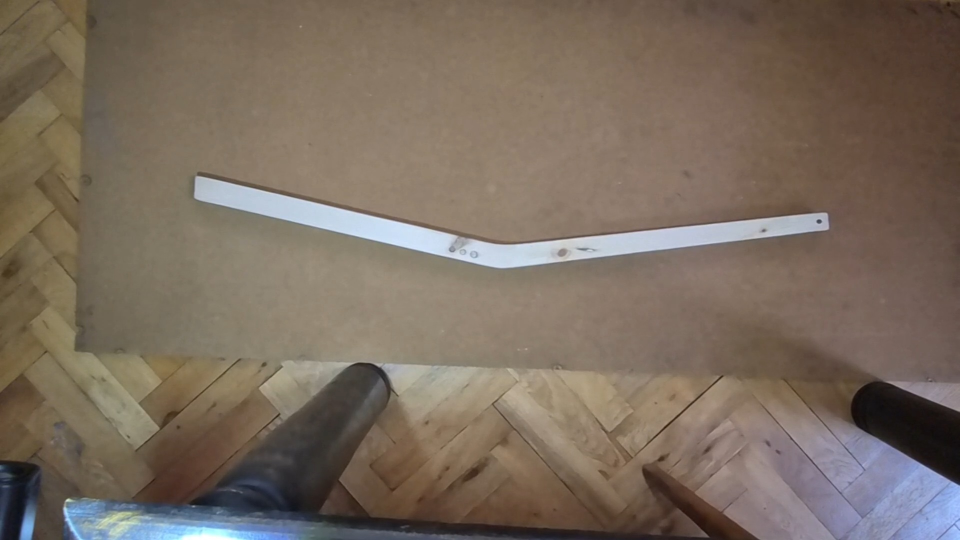
#> input picture raw_captures/stick_0.jpg, 1920 x 1080 px, given in place of the camera (shown at 1/2 size)
$ python capture.py
#> lines starting #> are read from the running program, lines starting #| are printed output that depends on the picture; after the words box and inside, x2 and y2 are one past the last pixel; in counts of white or black regions, pixels touching at a corner belong together
import cv2
import os
import argparse
import numpy as np

class ImageCapture:
  def __init__(self, min_gray=0, max_gray=130, min_area=15090.5, max_area=50090.5):
    self.min_gray = min_gray
    self.max_gray = max_gray
    self.min_area = min_area
    self.max_area = max_area

  def capture(self, num_images=50, start_idx=0):
    """
    Capture Images
    Args:
      num_images: Mumber of images to capture
    """
#> called with num_images = 20, start_idx = 0
    # images = []
    # folder to dump captures
    output_dir = "raw_captures"
    img_dir = "dataset/train/images"
    lbl_dir = "dataset/train/labels"
    os.makedirs("raw_captures", exist_ok=True)
    os.makedirs(img_dir, exist_ok=True)
    os.makedirs(lbl_dir, exist_ok=True)

    camera = cv2.VideoCapture(0) # Adjust for your camera interface index: 0,1,2...
    cap_counter = start_idx

    while cap_counter < num_images+start_idx:
      # warming up
      for _ in range(15):
        camera.read()
#> this loop made 15 passes
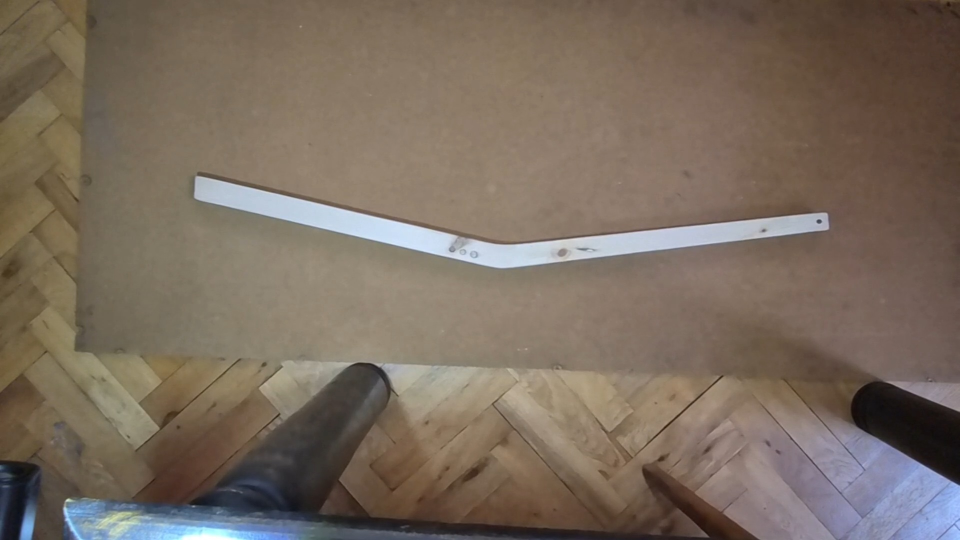
#> input picture raw_captures/stick_0.jpg, 1920 x 1080 px, given in place of the camera (shown at 1/2 size)

      ret, frame = camera.read()
#> frame is the input picture: shape (1080, 1920, 3); mean B, G, R 94.7, 107.7, 121.5
      if not ret:
        break

      h, w, _ = frame.shape

      # mask
      gray = cv2.cvtColor(frame, cv2.COLOR_BGR2GRAY)
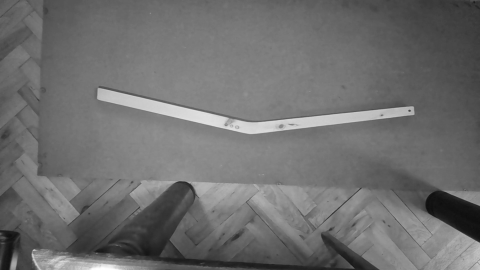
#> gray: shape (1080, 1920) (shown at 1/4 size); min 11, max 255, mean 110.3
      mask = cv2.inRange(gray, self.min_gray, self.max_gray)
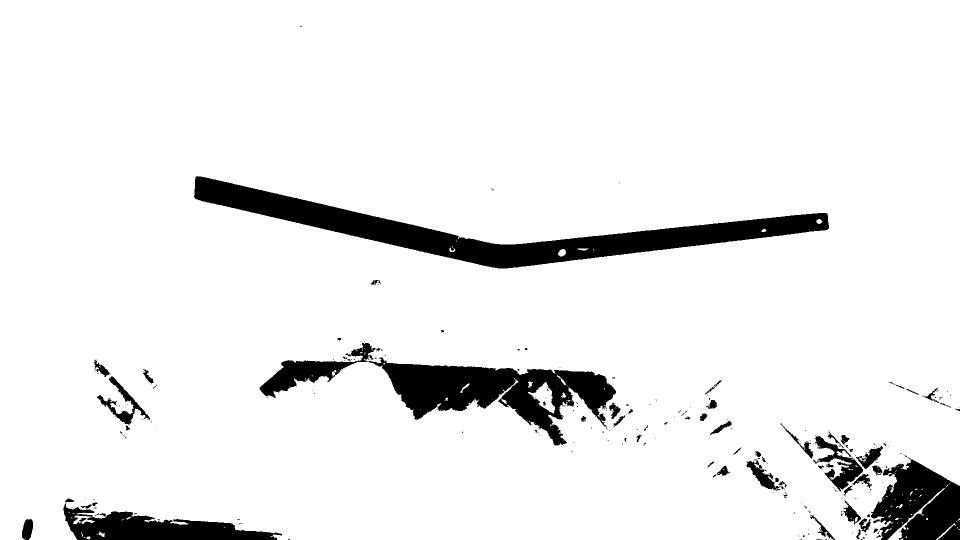
#> mask: shape (1080, 1920) (shown at 1/2 size); 92.7% white; 276 black regions (212 under 20 px), largest, box (x1, y1, x2, y2) and area: (388, 352, 1658, 537) 56281, (519, 685, 1232, 891) 42424, (1742, 915, 1920, 1080) 20023
      mask = cv2.bitwise_not(mask)
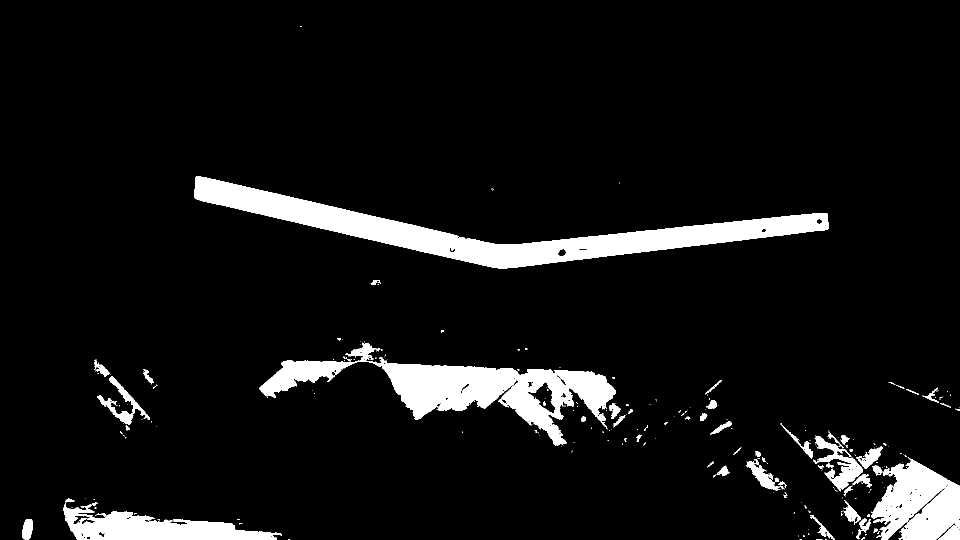
#> mask: shape (1080, 1920) (shown at 1/2 size); 7.3% white; 276 white regions (212 under 20 px), largest, box (x1, y1, x2, y2) and area: (388, 352, 1658, 537) 56281, (519, 685, 1232, 891) 42424, (1742, 915, 1920, 1080) 20023

      # close lose ages
      kernel = np.ones((3,3), np.uint8)
      binary_clean = cv2.morphologyEx(mask, cv2.MORPH_CLOSE, kernel)
#> binary_clean: shape (1080, 1920); 7.4% white; 179 white regions (129 under 20 px), largest, box (x1, y1, x2, y2) and area: (388, 352, 1658, 537) 56333, (519, 683, 1232, 891) 43152, (1734, 915, 1920, 1080) 20880
      cv2.rectangle(binary_clean, (0, 0), (w, h), 0, thickness=10)
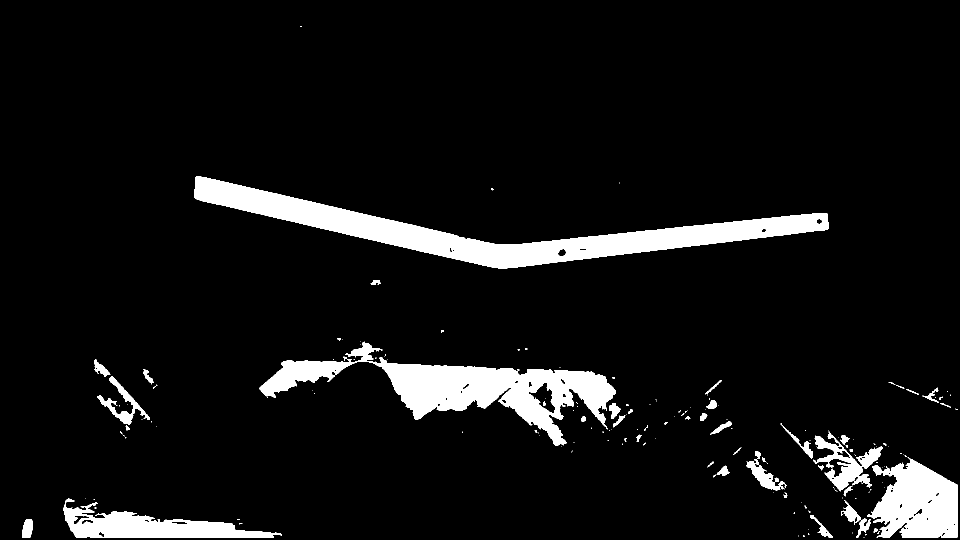
#> binary_clean: shape (1080, 1920) (shown at 1/2 size); 7.2% white; 175 white regions (126 under 20 px)

      # boundaries
      contours, _ = cv2.findContours(binary_clean, cv2.RETR_EXTERNAL, cv2.CHAIN_APPROX_SIMPLE)
#> contours = 173 contours, 133 with area under 20; largest, box (x1, y1, x2, y2) and area: (388, 352, 1658, 537) 55419, (519, 683, 1232, 891) 43796, (1734, 915, 1915, 1075) 19634, (127, 997, 564, 1075) 14232, (1626, 863, 1766, 983) 5208

      # Show frames:
      displlay = frame.copy()
      current_frame_yolo_lines = []

      for contour in contours:
        area = cv2.contourArea(contour)
        if area < self.min_area or area > self.max_area:
          continue
        print(f"Area: {area}")
        # draw a bounding box
        x,y,box_w,box_h = cv2.boundingRect(contour)
        cv2.rectangle(displlay, (x,y), (x+box_w, y+box_h), (200,255,0),2)

        # Calculate normalized YOLO positions (0.0 to 1.0)
        cx = (x + (box_w / 2.0)) / w
        cy = (y + (box_h / 2.0)) / h
        nw = box_w / w
        nh = box_h / h

        # cache yolo string lines
        current_frame_yolo_lines.append(f"0 {cx:.6f} {cy:.6f} {nw:.6f} {nh:.6f}\n")
#> this loop made 173 passes
#> area on passes 9, 12, 13: 33, 605.5, 365
#> (printed output is left out)
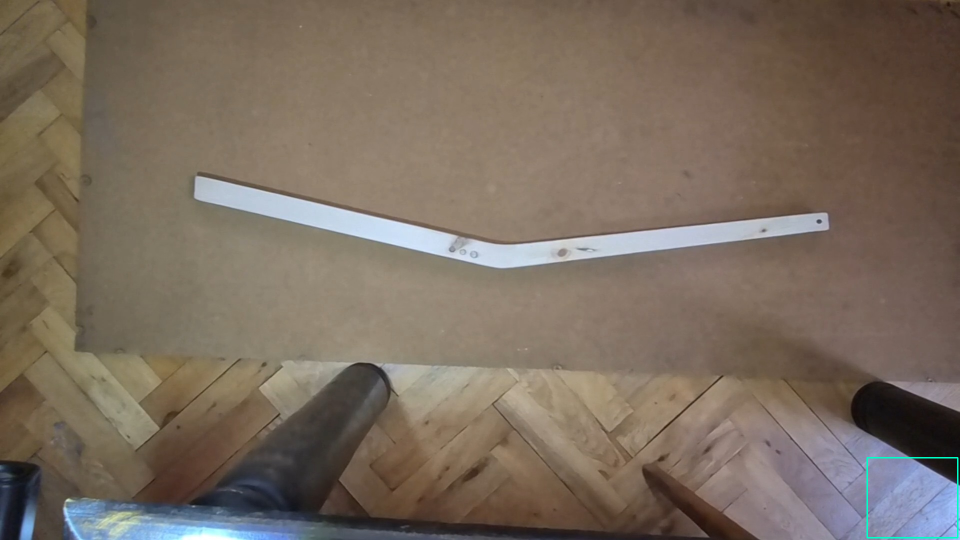
#> displlay: shape (1080, 1920, 3) (shown at 1/2 size); 0.1% of pixels changed, all inside (x1, y1, x2, y2) = (1733, 914, 1917, 1077)
#> after the loop, current_frame_yolo_lines = 1 item

      cv2.putText(displlay, f"Captured: stick_{cap_counter}",
                    (10,30), cv2.FONT_HERSHEY_SIMPLEX, 1, (0,255,0), 2)
      cv2.putText(displlay, "SPACE = save, ESC = cancel",
                    (10,60), cv2.FONT_HERSHEY_SIMPLEX, 1, (0,255,0), 2)
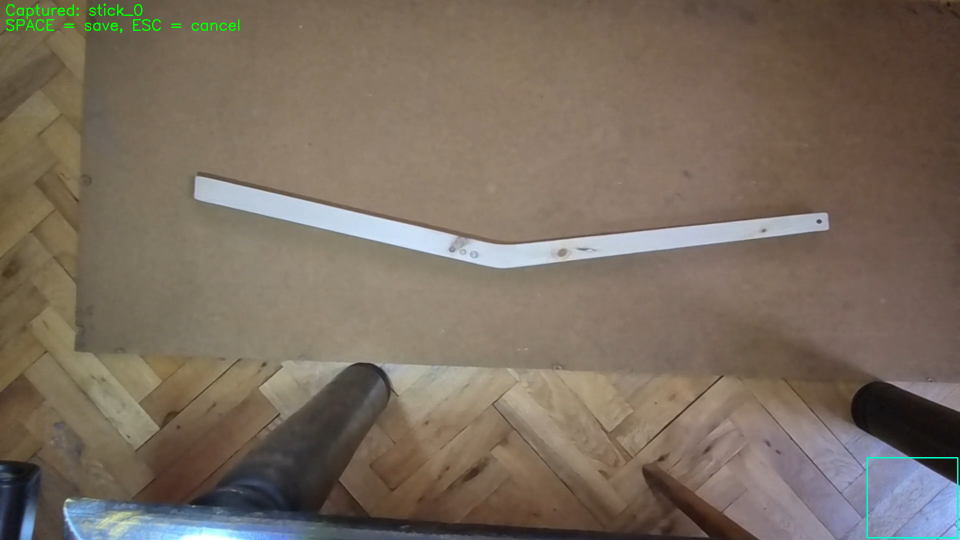
#> displlay: shape (1080, 1920, 3) (shown at 1/2 size); mean B, G, R 94.6, 108.2, 121.2
      cv2.imshow("Mask", binary_clean)
      cv2.imshow("Capture", displlay)

      key = cv2.waitKey(1) & 0xFF
#> (key Esc is pressed here)
      if key == 27: # ESC to stop
        break

      elif key == 32: # SPACE to save
        if not current_frame_yolo_lines:
          print("No distinct outlines... CLick blpcked")
          continue

        # save frame
        unique_name = "stick"
        img_name = f"{unique_name}_{cap_counter}.jpg"
        img_path = os.path.join(img_dir, img_name)
        cv2.imwrite(img_path, frame)

        # save label
        lable_name = f"{unique_name}_{cap_counter}.txt"
        label_path = os.path.join(lbl_dir, lable_name)
        with open(label_path, 'w') as f:
          f.writelines(current_frame_yolo_lines)

        cap_counter += 1

        print(f"Saved image/label pair: {img_name}/{lable_name}")

    camera.release()
    cv2.destroyAllWindows()


if __name__ == "__main__":
  parser = argparse.ArgumentParser(description="Advanced YOLO bounderies Live capture")

  parser.add_argument(
    "--num_images",
    type=int,
    default=20,
    help="Number of images to capture"
  )
  parser.add_argument(
    "--max_gray",
    type=int,
    default=145,
    help="Maximum mask threshold"
  )
  parser.add_argument(
    "--min_area",
    type=int,
    default=15000,
    help="Minimal Area to capture"
  )
  parser.add_argument(
    "--max_area",
    type=int,
    default=25000,
    help="Maxumum Area to capture"
  )
  parser.add_argument(
    "--start_index",
    type=int,
    default=0,
    help="Save name from (Default 0)"
  )

  args = parser.parse_args()

  cam = ImageCapture(min_gray=0, max_gray=args.max_gray, min_area=args.min_area, max_area=args.max_area)
  cam.capture(num_images=args.num_images, start_idx=args.start_index)

$ run again, on raw_captures/stick_1.jpg
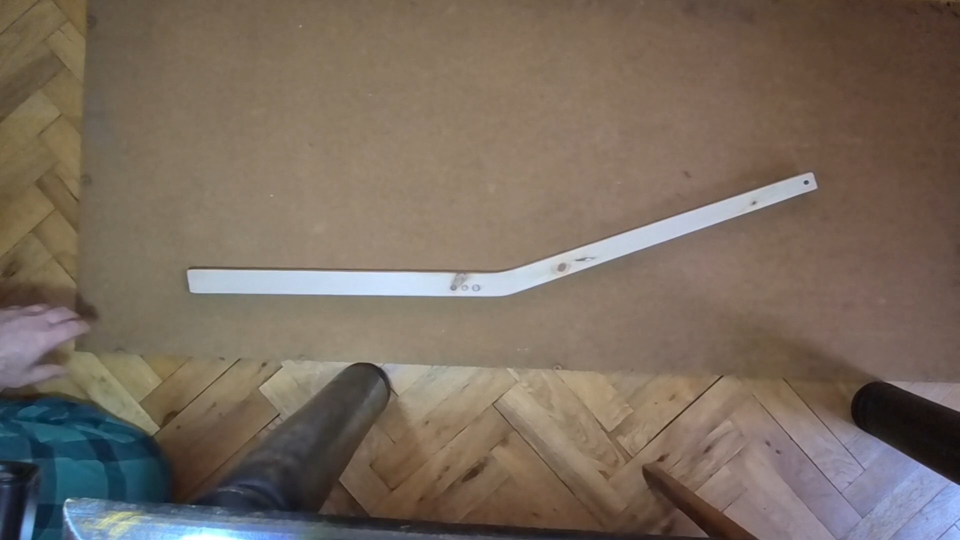
#> input picture raw_captures/stick_1.jpg, 1920 x 1080 px, given in place of the camera (shown at 1/2 size)
#> the loop in capture, `for _ in range(15):` made 15 passes
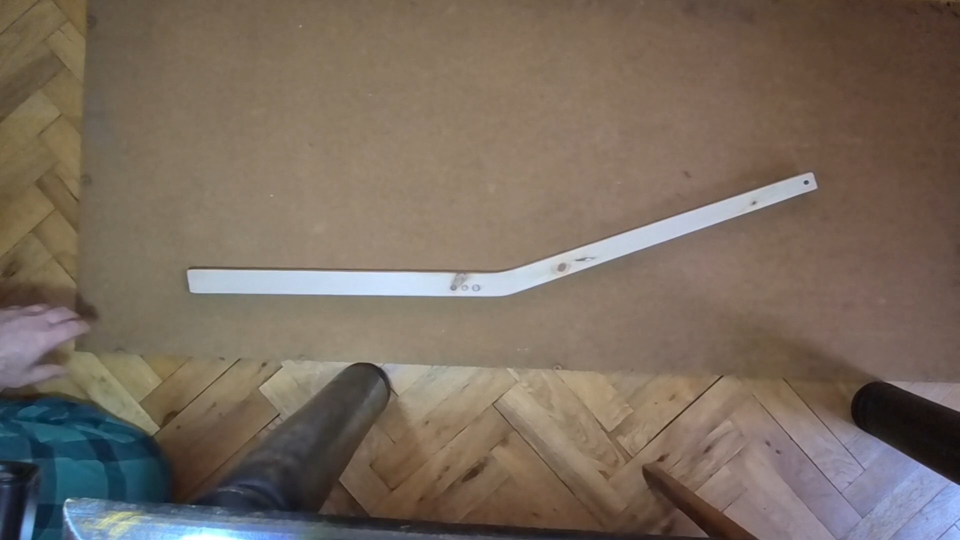
#> input picture raw_captures/stick_1.jpg, 1920 x 1080 px, given in place of the camera (shown at 1/2 size)
#> in capture, frame is the input picture: shape (1080, 1920, 3); mean B, G, R 94.5, 106.8, 119.9
#> in capture, `cv2.rectangle(binary_clean, (0, 0), (w, h), 0, thickness=10)`:
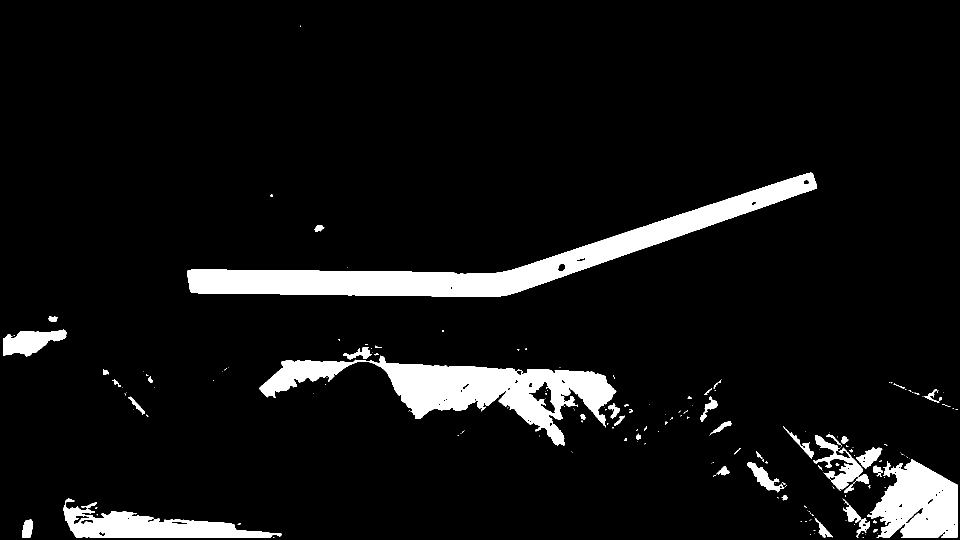
#> binary_clean: shape (1080, 1920) (shown at 1/2 size); 7.3% white; 188 white regions (134 under 20 px)
#> contours = 184 contours, 144 with area under 20; largest, box (x1, y1, x2, y2) and area: (374, 345, 1634, 593) 55876, (518, 711, 1233, 892) 42683, (1734, 919, 1915, 1075) 19168, (127, 997, 564, 1075) 14238, (6, 659, 133, 713) 3964
#> the loop in capture, `for contour in contours:` made 184 passes
#> area on passes 9, 17, 18: 25.5, 578.5, 376.5
#> (printed output is left out)
#> after the loop in capture, `for contour in contours:`: current_frame_yolo_lines = 1 item
#> in capture, `cv2.putText(displlay, "SPACE = save, ESC = cancel", (10,60), cv2.FONT_..`:
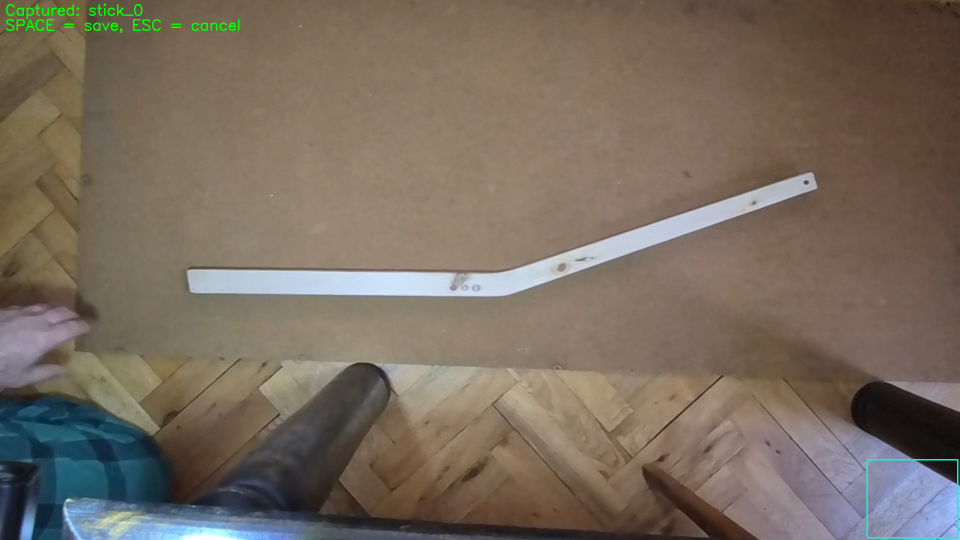
#> displlay: shape (1080, 1920, 3) (shown at 1/2 size); mean B, G, R 94.4, 107.3, 119.6
